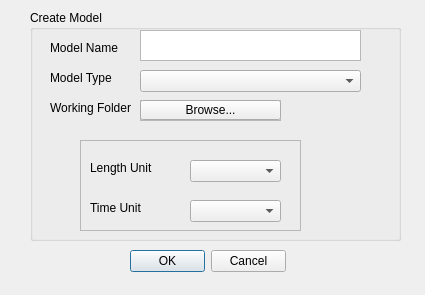
<?xml version="1.0" encoding="UTF-8"?>
<ui version="4.0">
 <class>CreateModelDialog</class>
 <widget class="QDialog" name="CreateModelDialog">
  <property name="geometry">
   <rect>
    <x>0</x>
    <y>0</y>
    <width>425</width>
    <height>295</height>
   </rect>
  </property>
  <property name="cursor">
   <cursorShape>PointingHandCursor</cursorShape>
  </property>
  <property name="windowTitle">
   <string>Create a model </string>
  </property>
  <property name="toolTip">
   <string/>
  </property>
  <property name="layoutDirection">
   <enum>Qt::LeftToRight</enum>
  </property>
  <property name="autoFillBackground">
   <bool>false</bool>
  </property>
  <widget class="QGroupBox" name="frmCreateModel">
   <property name="geometry">
    <rect>
     <x>30</x>
     <y>10</y>
     <width>371</width>
     <height>231</height>
    </rect>
   </property>
   <property name="title">
    <string>Create Model </string>
   </property>
   <widget class="QFrame" name="frmWorkingDir">
    <property name="geometry">
     <rect>
      <x>110</x>
      <y>90</y>
      <width>141</width>
      <height>21</height>
     </rect>
    </property>
    <property name="frameShape">
     <enum>QFrame::StyledPanel</enum>
    </property>
    <property name="frameShadow">
     <enum>QFrame::Raised</enum>
    </property>
    <widget class="QToolButton" name="tlBttnWorkingDir">
     <property name="geometry">
      <rect>
       <x>0</x>
       <y>0</y>
       <width>141</width>
       <height>20</height>
      </rect>
     </property>
     <property name="cursor">
      <cursorShape>PointingHandCursor</cursorShape>
     </property>
     <property name="toolTip">
      <string/>
     </property>
     <property name="text">
      <string>Browse...</string>
     </property>
     <property name="popupMode">
      <enum>QToolButton::InstantPopup</enum>
     </property>
    </widget>
   </widget>
   <widget class="QLabel" name="txtLabelModeName">
    <property name="geometry">
     <rect>
      <x>20</x>
      <y>30</y>
      <width>81</width>
      <height>16</height>
     </rect>
    </property>
    <property name="text">
     <string>Model Name</string>
    </property>
   </widget>
   <widget class="QLabel" name="txtLabelModelType">
    <property name="geometry">
     <rect>
      <x>20</x>
      <y>60</y>
      <width>81</width>
      <height>16</height>
     </rect>
    </property>
    <property name="text">
     <string>Model Type</string>
    </property>
   </widget>
   <widget class="QComboBox" name="cmbBxModelType">
    <property name="geometry">
     <rect>
      <x>110</x>
      <y>60</y>
      <width>221</width>
      <height>22</height>
     </rect>
    </property>
   </widget>
   <widget class="QLabel" name="txtLabelWorkingDir">
    <property name="geometry">
     <rect>
      <x>20</x>
      <y>90</y>
      <width>101</width>
      <height>16</height>
     </rect>
    </property>
    <property name="text">
     <string>Working Folder</string>
    </property>
   </widget>
   <widget class="QFrame" name="frmUnit">
    <property name="geometry">
     <rect>
      <x>50</x>
      <y>130</y>
      <width>221</width>
      <height>91</height>
     </rect>
    </property>
    <property name="frameShape">
     <enum>QFrame::StyledPanel</enum>
    </property>
    <property name="frameShadow">
     <enum>QFrame::Raised</enum>
    </property>
    <property name="lineWidth">
     <number>3</number>
    </property>
    <property name="midLineWidth">
     <number>2</number>
    </property>
    <widget class="QLabel" name="txtLabelLengthString">
     <property name="geometry">
      <rect>
       <x>10</x>
       <y>20</y>
       <width>101</width>
       <height>16</height>
      </rect>
     </property>
     <property name="text">
      <string>Length Unit</string>
     </property>
    </widget>
    <widget class="QLabel" name="txtLabelTimeString">
     <property name="geometry">
      <rect>
       <x>10</x>
       <y>60</y>
       <width>101</width>
       <height>16</height>
      </rect>
     </property>
     <property name="text">
      <string>Time Unit</string>
     </property>
    </widget>
    <widget class="QComboBox" name="cmbBxLengthUnit">
     <property name="geometry">
      <rect>
       <x>110</x>
       <y>20</y>
       <width>91</width>
       <height>22</height>
      </rect>
     </property>
    </widget>
    <widget class="QComboBox" name="cmbBxTimeUnit">
     <property name="geometry">
      <rect>
       <x>110</x>
       <y>60</y>
       <width>91</width>
       <height>22</height>
      </rect>
     </property>
    </widget>
   </widget>
   <widget class="QTextEdit" name="bxDBname">
    <property name="geometry">
     <rect>
      <x>110</x>
      <y>20</y>
      <width>221</width>
      <height>31</height>
     </rect>
    </property>
   </widget>
   <zorder>frmUnit</zorder>
   <zorder>frmWorkingDir</zorder>
   <zorder>txtLabelModeName</zorder>
   <zorder>txtLabelModelType</zorder>
   <zorder>cmbBxModelType</zorder>
   <zorder>txtLabelWorkingDir</zorder>
   <zorder>bxDBname</zorder>
  </widget>
  <widget class="QDialogButtonBox" name="buttonBox">
   <property name="geometry">
    <rect>
     <x>130</x>
     <y>250</y>
     <width>156</width>
     <height>23</height>
    </rect>
   </property>
   <property name="standardButtons">
    <set>QDialogButtonBox::Cancel|QDialogButtonBox::Ok</set>
   </property>
  </widget>
 </widget>
 <resources/>
 <connections/>
 <designerdata>
  <property name="gridDeltaX">
   <number>10</number>
  </property>
  <property name="gridDeltaY">
   <number>10</number>
  </property>
  <property name="gridSnapX">
   <bool>true</bool>
  </property>
  <property name="gridSnapY">
   <bool>true</bool>
  </property>
  <property name="gridVisible">
   <bool>true</bool>
  </property>
 </designerdata>
</ui>
